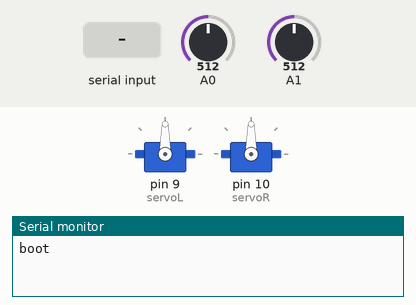
The sketch below on a simulated Arduino Uno, built with avr-gcc and run on an emulated ATmega328P. On the bench: 2 × servo, the last lines printed to the serial monitor. The inputs (shaded band) are chosen by the test bench; at power-on: A0 = 512, A1 = 512.

Above: at 1.2 s.
1.3 s: "90,45\n" received over Serial
At 1.9 s:
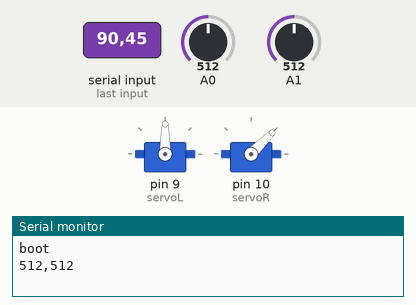
2.8 s: "30,150\n" received over Serial
At 4.0 s:
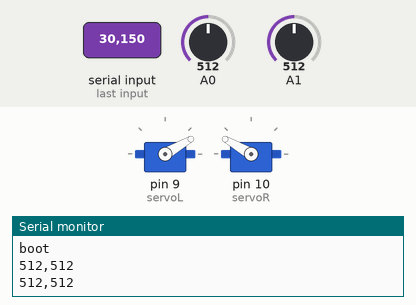
4.3 s: "5\n" received over Serial
At 6.8 s:
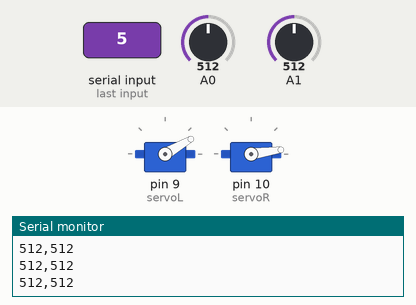
7.3 s: "90\n" received over Serial
At 10.1 s:
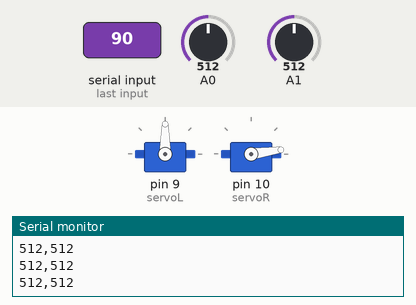
10.3 s: "200\n" received over Serial
At 12.6 s:
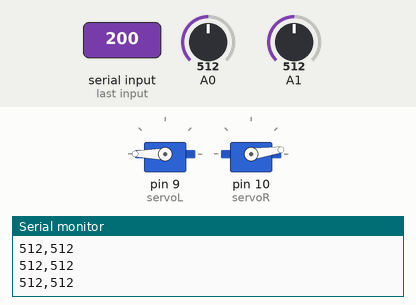
13.3 s: "1,90\n" received over Serial
At 14.6 s:
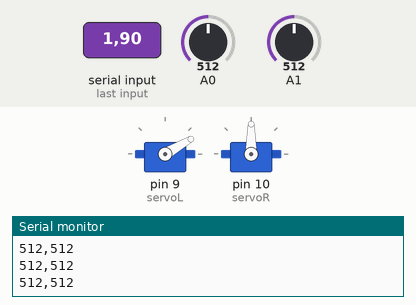
Timing chart, 0 to 15.8 s (numbered marks = the images above; inputs shaded):
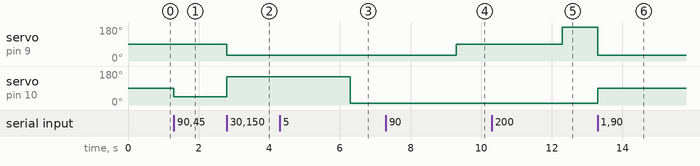

The sketch:

five_bar_servo.ino
```cpp
#include <Servo.h>

// Pulse width (us) at write(0) and write(180). Datasheet only gives 1500 = center.
// Calibrate: widen until the horn reaches the true end angles without buzzing, then back off.
const int US_MIN = 500;
const int US_MAX = 2500;

// Command limits (deg) where the crank still clears the frame. Placeholders:
// jog each servo in the monitor until it just touches, back off ~5 deg, put the number here.
const float L_MIN = 30, L_MAX = 180;
const float R_MIN = 8, R_MAX = 170;

Servo servoL;
Servo servoR;

void setup() {
  Serial.begin(115200);
  Serial.println("boot");  // shows up again mid-run = Arduino reset (power/ground problem)
  servoL.attach(9, US_MIN, US_MAX);
  servoR.attach(10, US_MIN, US_MAX);
}

void loop() {
  if (Serial.available()) {
    float deg1 = Serial.parseFloat();
    float deg2 = Serial.parseFloat();
    // constrain() is a macro that evaluates its first arg up to 3 times: never pass parseFloat() into it
    deg1 = constrain(deg1, L_MIN, L_MAX);
    deg2 = constrain(deg2, R_MIN, R_MAX);
    Serial.readStringUntil('\n');  // drop the trailing '\n' so it doesn't trigger a 0,0 write
    servoL.writeMicroseconds(US_MIN + deg1 * (US_MAX - US_MIN) / 180);  // float deg, write() truncates to 1 deg steps
    servoR.writeMicroseconds(US_MIN + deg2 * (US_MAX - US_MIN) / 180);

    // pot wiper feedback (white wires), raw 0-1023
    Serial.print(analogRead(A0));
    Serial.print(',');
    Serial.println(analogRead(A1));
  }
}
```

Measured:
- after the input at 1.3 s, servo on pin 10 (servoR): 90° → 45° at once
- after the input at 2.8 s, servo on pin 9 (servoL): 90° → 30° at once; servo on pin 10 (servoR): 45° → 150° at once
- after the input at 4.3 s, servo on pin 10 (servoR): 150° → 8° after 2.0 s
- after the input at 7.3 s, servo on pin 9 (servoL): 30° → 90° after 2.0 s
- after the input at 10.3 s, servo on pin 9 (servoL): 90° → 180° after 2.0 s
- after the input at 13.3 s, servo on pin 9 (servoL): 180° → 30° at once; servo on pin 10 (servoR): 8° → 90° at once
